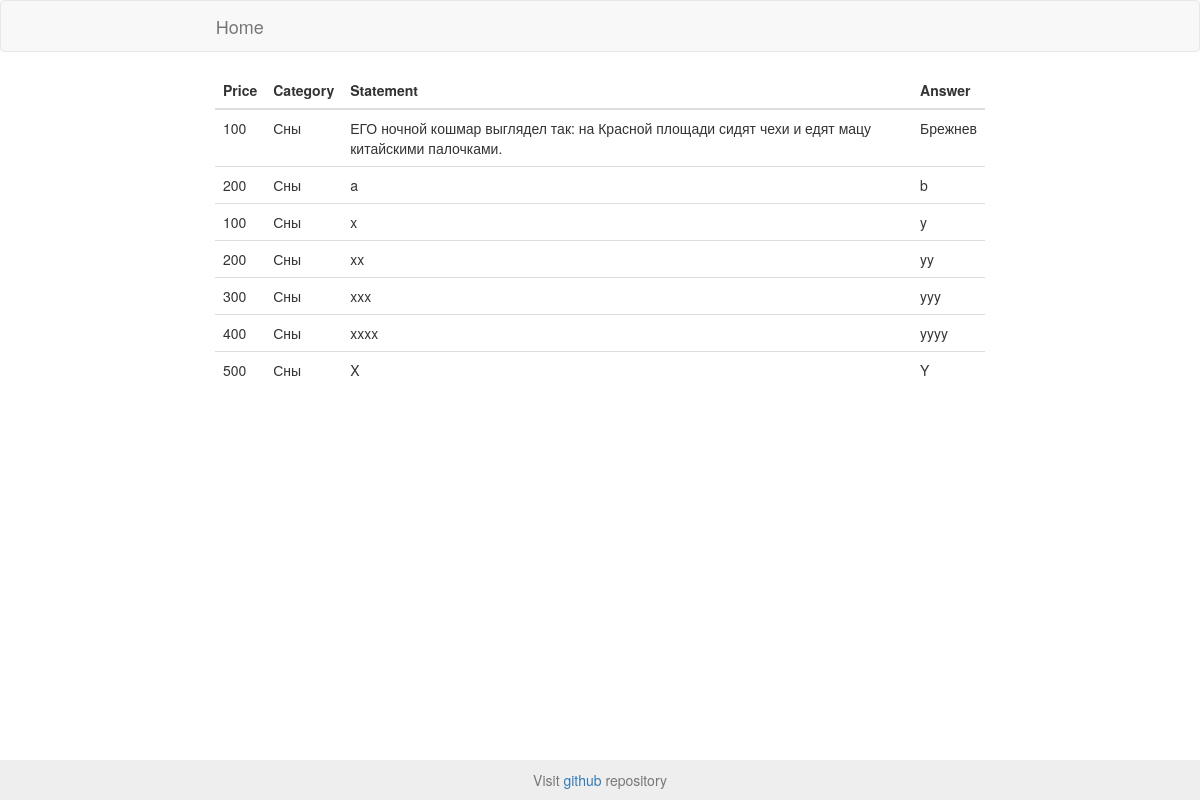
The app's page /myQuestionList/ (signed in), older data.
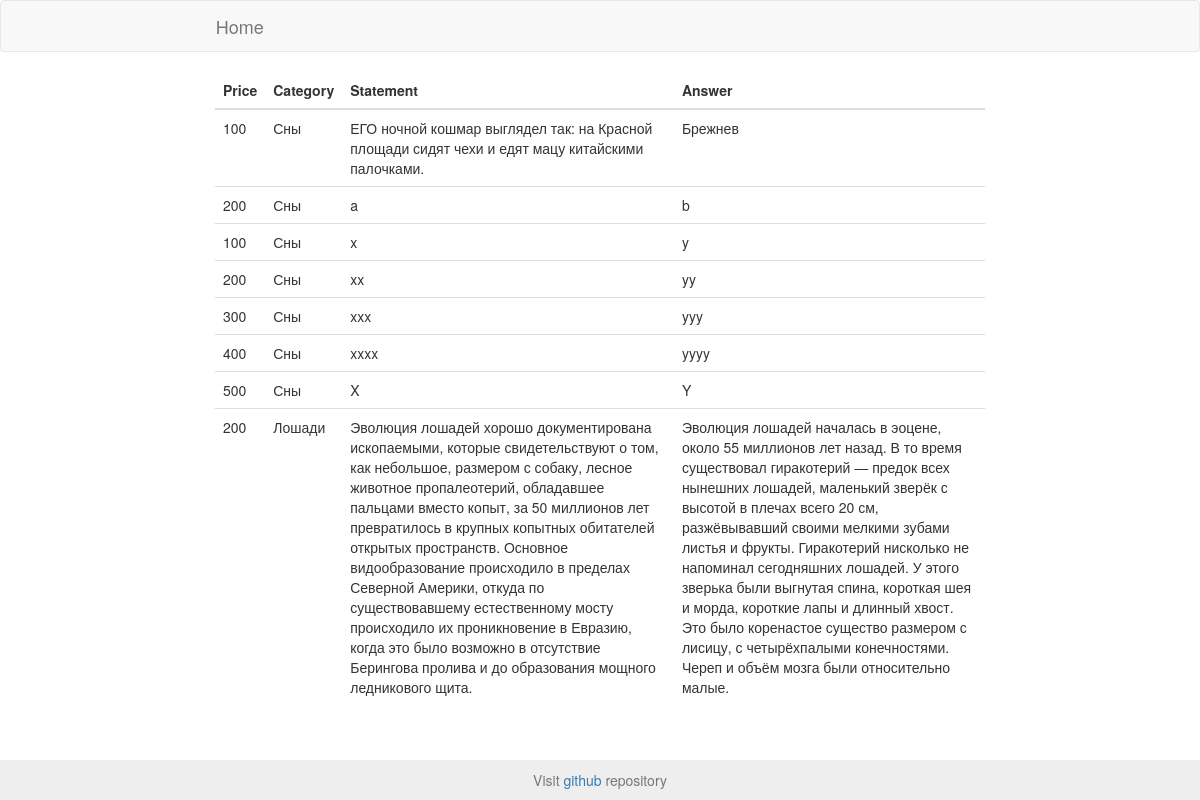
The same page, newer data.
### game/models.py (models this page shows, shortened)
class Question(models.Model):
    _100 = 100
    _200 = 200
    _300 = 300
    _400 = 400
    _500 = 500
    PRICES = (
        (_100, 100),
        (_200, 200),
        (_300, 300),
        (_400, 400),
        (_500, 500),
    )
    id = models.AutoField(primary_key=True)
    readingTime = models.FloatField()
    answeringTime = models.FloatField()
    price = models.IntegerField(choices=PRICES)
    statement = models.TextField()
    answer = models.TextField()
    category = models.ForeignKey(Category)
    author = models.ForeignKey(User)

class Category(models.Model):
    title = models.TextField()

### game/views.py (the view)
# urls.py: url(r'^myQuestionList/$', views.myQuestionList, name='myQuestionList'),
@login_required
def myQuestionList(request):
    return render(request, 'myQuestionList.html',
        {
            'questions' : Question.objects.filter(author=request.user),
        }
    )

### game/templates/myQuestionList.html (shortened to what this page needs)
{% extends "base.html" %}
{% block content %}
    <table class="table">
        <thead>
            <th>
                Price
            </th>
            <th>
                Category
            </th>
            <th>
                Statement
            </th>
            <th>
                Answer
            </th>
        </thead>
        <tbody>
            {% for question in questions %}
            <tr>
                <td>
                    {{ question.price }}
                </td>
                <td>
                    {{ question.category.title }}
                </td>
                <td>
                    {{ question.statement }}
                </td>
                <td>
                    {{ question.answer }}
                </td>
            </tr>
            {% endfor %}
        </tbody>
    </table>
{% endblock %}

Row changes from the older to the newer data that the page shows:
added Question: price "200", category "Лошади", statement "Эволюция лошадей хорошо документирована ископаемыми, которые свидетельствуют о том, как небольшое, размером с собаку, лесное животное пропалеотерий, обладавшее пальцами вместо копыт, за 50 миллионов лет превратилось в крупных копытных обитателей открытых пространств. Основное видообразование происходило в пределах Северной Америки, откуда по существовавшему естественному мосту происходило их проникновение в Евразию, когда это было возможно в отсутствие Берингова пролива и до образования мощного ледникового щита.", answer "Эволюция лошадей началась в эоцене, около 55 миллионов лет назад. В то время существовал гиракотерий — предок всех нынешних лошадей, маленький зверёк с высотой в плечах всего 20 см, разжёвывавший своими мелкими зубами листья и фрукты. Гиракотерий нисколько не напоминал сегодняшних лошадей. У этого зверька были выгнутая спина, короткая шея и морда, короткие лапы и длинный хвост. Это было коренастое существо размером с лисицу, с четырёхпалыми конечностями. Череп и объём мозга были относительно малые."
